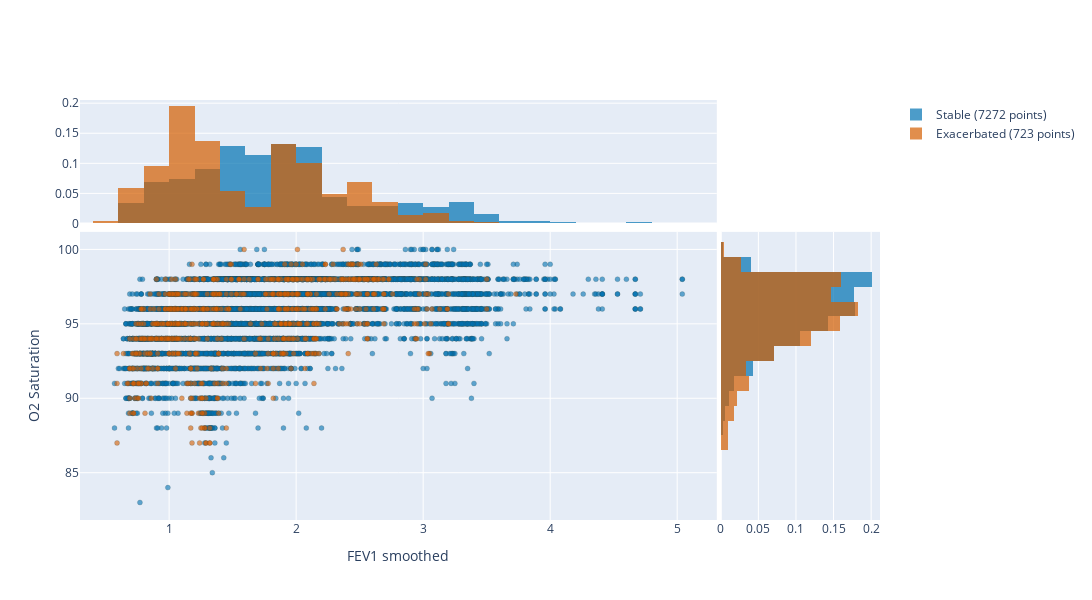

Notebook code for this chart:
### Markdown cell above
## Summary plot (+ partitioning)

### Code cell
# Add exacerbated labels
# Compute exacerbation labels
# O2_FEV1_processed = compute_ex_labels_from_heuristics(antibioticsdata, patientsdata, O2_FEV1)

# Get exacerbation labels from the predictive classifier
O2_FEV1_processed = merge_pred_ex_labels_to(O2_FEV1, get_pred_ex_labels())

# Smooth
O2_FEV1_processed = smooth(O2_FEV1_processed, ['FEV1', 'FEV1 % Predicted'], mode="max")
O2_FEV1_processed = smooth(O2_FEV1_processed, ['O2 Saturation'], mode="mean")
print("Removed {} nan entries after max smoothing, kept {}".format(O2_FEV1_processed.isna().sum().max(), O2_FEV1_processed.shape[0]))
O2_FEV1_processed.dropna(inplace=True)

# Normalise
O2_FEV1_processed = norm_by_stable_baseline(O2_FEV1_processed,
                                            ['O2 Saturation', 'O2 Saturation smoothed', 'FEV1', 'FEV1 % Predicted', 'FEV1 smoothed', 'FEV1 % Predicted smoothed'])

# Settings
prefix, ex_column, x, y = set_x_y_vars(
      with_predicted_labels=True,
      with_predicted_fev1=False,
      is_smoothed_fev=True,
      is_smoothed_o2=False,
      is_normalised=False,
  )

is_partitioned= False
if not is_partitioned:
  # Plot O2-FEV with respective displots
  fig=plot_o2_fev_with_displots(O2_FEV1_processed, x, y, ex_column)
  fig.show()
  fig.write_image("{}/Ex labels {} {}-{}.pdf".format(plotsdir, prefix, x, y), width=1400, height=600)

  # Plot subsampled O2-FEV scatter
  fig = plot_subsampled_scatter(x, y, O2_FEV1_processed, random_state=7)
  fig.show()
  
else:
  # Use partitioned data. Note that this requires smoothed True and Predicted FEV1 False

  predicted_fev1_thresholds = [2.4, 3.2, 4]

  # Print number of uniaue ID
  print("There are {} different individuals".format(len(O2_FEV1_processed.ID.unique())))

  # Filter by unique ID
  O2_FEV1_processed = O2_FEV1_processed.groupby('ID').filter(lambda l: len(l) > 1)
  # Check if individual's Predicted FEV1 position wrt to groups thresholds
  O2_FEV1_processed['Predicted FEV1 Group'] = O2_FEV1_processed['Predicted FEV1'].apply(lambda l: value_to_group(l, predicted_fev1_thresholds))

  # Create a for loop for each Group
  # parition_variable = 'FEV1 % Predicted smoothed'
  parition_variable = 'Predicted FEV1'

  for fev_group in O2_FEV1_processed[parition_variable + ' Group'].unique():
    mask = O2_FEV1_processed[parition_variable + ' Group'] == fev_group
    # Count patients
    n_patients=len(O2_FEV1_processed[mask].ID.unique())

    # Plot scatter plot using plotly with O2_FEV1_processed[mask], x, y, ex_column with color from get_ex_color() and get_stable_color()
    fig = px.scatter(O2_FEV1_processed[mask], x=x, y=y, color=ex_column, color_discrete_sequence=[get_stable_color(), get_ex_color()])
    # Set x axes range to min max of O2_FEV1_processed[x]
    fig.update_xaxes(range=[O2_FEV1_processed[x].min()*0.95, O2_FEV1_processed[x].max()*1.05])
    fig.update_layout(title="{} patients, {} {}".format(n_patients, parition_variable, fev_group))

    fig.show()
    fig.write_image("{}/Ex labels {} {}-{} group {}.pdf".format(plotsdir, prefix, x, y, fev_group), width=1400, height=600)

# Save O2_FEV1_processed to excel file in plotsdir
O2_FEV1_processed.to_excel(plotsdir + "O2_FEV1_processed.xlsx")

### Figure 1 — Plotly figure (JSON) as saved in the notebook; plotly's stock layout.template omitted (floating-point values rounded to 4 significant figures; data arrays with more than 128 entries replaced by an {"elided": "..."} marker saying what was removed)
{"data": [{"marker": {"color": "rgba(000,114,178,0.6)", "line": {"color": "DarkSlateGrey", "width": 0.2}, "size": 5}, "mode": "markers", "showlegend": false, "type": "scatter", "x": {"elided": "7272 float values"}, "xaxis": "x3", "y": {"elided": "7272 int values"}, "yaxis": "y3"}, {"marker": {"color": "rgba(213,094,000,0.6)", "line": {"color": "DarkSlateGrey", "width": 0.2}, "size": 5}, "mode": "markers", "showlegend": false, "type": "scatter", "x": {"elided": "723 float values"}, "xaxis": "x3", "y": {"elided": "723 int values"}, "yaxis": "y3"}, {"histnorm": "probability", "marker": {"color": "rgba(000,114,178,0.7)"}, "nbinsx": 40, "showlegend": false, "type": "histogram", "x": {"elided": "7272 float values"}, "xaxis": "x", "yaxis": "y"}, {"histnorm": "probability", "marker": {"color": "rgba(213,094,000,0.7)"}, "nbinsx": 29, "showlegend": false, "type": "histogram", "x": {"elided": "723 float values"}, "xaxis": "x", "yaxis": "y"}, {"histnorm": "probability", "marker": {"color": "rgba(000,114,178,0.7)"}, "name": "Stable (7272 points)", "type": "histogram", "xaxis": "x4", "y": {"elided": "7272 int values"}, "yaxis": "y4"}, {"histnorm": "probability", "marker": {"color": "rgba(213,094,000,0.7)"}, "name": "Exacerbated (723 points)", "type": "histogram", "xaxis": "x4", "y": {"elided": "723 int values"}, "yaxis": "y4"}], "layout": {"barmode": "overlay", "height": 600, "width": 1400, "xaxis": {"anchor": "y", "domain": [0, 0.796], "matches": "x3", "showticklabels": false}, "xaxis2": {"anchor": "y2", "domain": [0.801, 1], "matches": "x4", "showticklabels": false}, "xaxis3": {"anchor": "y3", "domain": [0, 0.796], "title": {"text": "FEV1 smoothed"}}, "xaxis4": {"anchor": "y4", "domain": [0.801, 1]}, "yaxis": {"anchor": "x", "domain": [0.706, 1]}, "yaxis2": {"anchor": "x2", "domain": [0.706, 1], "matches": "y", "showticklabels": false}, "yaxis3": {"anchor": "x3", "domain": [0, 0.686], "title": {"text": "O2 Saturation"}}, "yaxis4": {"anchor": "x4", "domain": [0, 0.686], "matches": "y3", "showticklabels": false}}}
